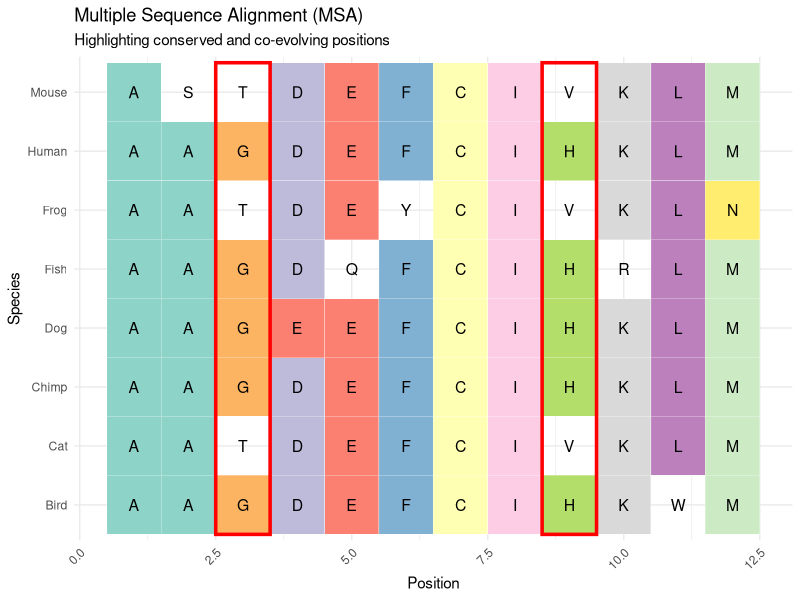

Here is the R script that generated this plot:
## ---- chunk 1
#| warning: false
#| echo: false
#| fig-cap: "**Figure 2:** Example MSA with a co-evolving pair of amino acids (pos 3 and 9) highlighted in red."

library(ggplot2)

# Example MSA data: 8 species, 12 amino acid positions
msa_data <- data.frame(
  Species = rep(c("Human", "Chimp", "Dog", "Cat", "Mouse", "Fish", "Bird", "Frog"), each = 12),
  Position = rep(1:12, times = 8),
  AminoAcid = c(
    "A", "A", "G", "D", "E", "F", "C", "I", "H", "K", "L", "M",
    "A", "A", "G", "D", "E", "F", "C", "I", "H", "K", "L", "M",
    "A", "A", "G", "E", "E", "F", "C", "I", "H", "K", "L", "M",
    "A", "A", "T", "D", "E", "F", "C", "I", "V", "K", "L", "M",
    "A", "S", "T", "D", "E", "F", "C", "I", "V", "K", "L", "M",
    "A", "A", "G", "D", "Q", "F", "C", "I", "H", "R", "L", "M",
    "A", "A", "G", "D", "E", "F", "C", "I", "H", "K", "W", "M",
    "A", "A", "T", "D", "E", "Y", "C", "I", "V", "K", "L", "N"
  )
)

# Highlight co-evolving positions (example: positions 3 and 9)
msa_data$CoEvolve <- ifelse(msa_data$Position %in% c(3, 9), "Co-evolving", "Not co-evolving")

# Get unique positions for co-evolving columns
co_evolving_positions <- unique(msa_data$Position[msa_data$CoEvolve == "Co-evolving"])

# Visualization
ggplot(msa_data, aes(x = Position, y = Species, fill = AminoAcid)) +
  geom_tile(color = "white") +
  geom_text(aes(label = AminoAcid), color = "black", size = 4) +
  scale_fill_brewer(palette = "Set3") +
  theme_minimal() +
  theme(axis.text.x = element_text(angle = 45, hjust = 1),legend.position = "none") +
  labs(title = "Multiple Sequence Alignment (MSA)",
       subtitle = "Highlighting conserved and co-evolving positions",
       fill = "Amino Acid") +
  geom_rect(data = data.frame(Position = co_evolving_positions),
            aes(xmin = Position - 0.5, xmax = Position + 0.5, ymin = 0.5, ymax = length(unique(msa_data$Species)) + 0.5),
            color = "red", linewidth = 1.2, fill = NA, inherit.aes = FALSE) 

